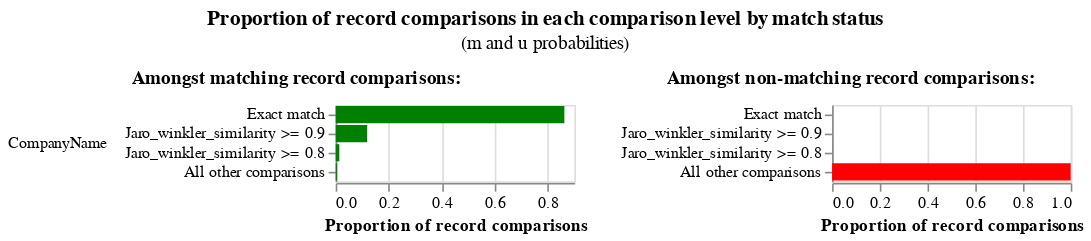

Notebook source saved alongside this figure:
### Code cell
linker.m_u_parameters_chart()

### Figure 1 — Vega-Lite specification as saved in the notebook (floating-point values rounded to 4 significant figures)
{"config": {"view": {"continuousWidth": 300, "continuousHeight": 300, "discreteHeight": 300, "discreteWidth": 400}, "header": {"title": null}, "title": {"anchor": "middle", "offset": 10}}, "hconcat": [{"mark": "bar", "encoding": {"color": {"value": "green"}, "row": {"field": "comparison_name", "header": {"labelAlign": "left", "labelAnchor": "middle", "labelAngle": 0}, "sort": {"field": "comparison_sort_order"}, "type": "nominal"}, "tooltip": [{"field": "m_probability_description", "title": "m probability description", "type": "nominal"}, {"field": "comparison_name", "title": "Comparison column name", "type": "nominal"}, {"field": "label_for_charts", "title": "Label", "type": "ordinal"}, {"field": "sql_condition", "title": "SQL condition", "type": "nominal"}, {"field": "m_probability", "format": ".4p", "title": "m probability", "type": "quantitative"}, {"field": "u_probability", "format": ".4p", "title": "u probability", "type": "quantitative"}, {"field": "bayes_factor", "format": ",.4f", "title": "Bayes factor = m/u", "type": "quantitative"}, {"field": "log2_bayes_factor", "format": ",.4f", "title": "Match weight = log2(m/u)", "type": "quantitative"}], "x": {"axis": {"title": "Proportion of record comparisons"}, "field": "m_probability", "type": "quantitative"}, "y": {"axis": {"title": null}, "field": "label_for_charts", "sort": {"field": "comparison_vector_value", "order": "descending"}, "type": "nominal"}}, "height": {"step": 12}, "resolve": {"scale": {"y": "independent"}}, "title": {"text": "Amongst matching record comparisons:", "fontSize": 12, "fontWeight": "bold"}, "transform": [{"filter": "(datum.bayes_factor != 'no-op filter due to vega lite issue 4680')"}], "width": 150}, {"mark": "bar", "encoding": {"color": {"value": "red"}, "row": {"field": "comparison_name", "header": {"labels": false}, "sort": {"field": "comparison_sort_order"}, "type": "nominal"}, "tooltip": [{"field": "u_probability_description", "title": "u probability description", "type": "nominal"}, {"field": "comparison_name", "title": "Comparison column name", "type": "nominal"}, {"field": "label_for_charts", "title": "Label", "type": "ordinal"}, {"field": "sql_condition", "title": "SQL condition", "type": "nominal"}, {"field": "m_probability", "format": ".4p", "title": "m probability", "type": "quantitative"}, {"field": "u_probability", "format": ".4p", "title": "u probability", "type": "quantitative"}, {"field": "bayes_factor", "format": ",.4f", "title": "Bayes factor = m/u", "type": "quantitative"}, {"field": "log2_bayes_factor", "format": ",.4f", "title": "Match weight = log2(m/u)", "type": "quantitative"}], "x": {"axis": {"title": "Proportion of record comparisons"}, "field": "u_probability", "type": "quantitative"}, "y": {"axis": {"title": null}, "field": "label_for_charts", "sort": {"field": "comparison_vector_value", "order": "descending"}, "type": "nominal"}}, "height": {"step": 12}, "resolve": {"scale": {"y": "independent"}}, "title": {"text": "Amongst non-matching record comparisons:", "fontSize": 12, "fontWeight": "bold"}, "transform": [{"filter": "(datum.bayes_factor != 'no-op filter2 due to vega lite issue 4680')"}], "width": 150}], "data": {"name": "data-ee6dd25c53eb25dff3b8a2f8f85a5f51"}, "title": {"text": "Proportion of record comparisons in each comparison level by match status", "subtitle": "(m and u probabilities)"}, "$schema": "https://vega.github.io/schema/vega-lite/v5.9.3.json", "datasets": {"data-ee6dd25c53eb25dff3b8a2f8f85a5f51": [{"comparison_name": "CompanyName", "sql_condition": "\"CompanyName_l\" = \"CompanyName_r\"", "label_for_charts": "Exact match", "m_probability": 0.8624, "u_probability": 2.431e-07, "m_probability_description": "Amongst matching record comparisons, 86.24% of records are in the exact match comparison level", "u_probability_description": "Amongst non-matching record comparisons, 0.00% of records are in the exact match comparison level", "has_tf_adjustments": false, "tf_adjustment_column": null, "tf_adjustment_weight": 1.0, "is_null_level": false, "bayes_factor": 3547000.0, "log2_bayes_factor": 21.76, "comparison_vector_value": 3, "max_comparison_vector_value": 3, "bayes_factor_description": "If comparison level is `exact match` then comparison is 3,547,142.01 times more likely to be a match", "probability_two_random_records_match": 0.0001, "comparison_sort_order": 0}, {"comparison_name": "CompanyName", "sql_condition": "jaro_winkler_similarity(\"CompanyName_l\", \"CompanyName_r\") >= 0.9", "label_for_charts": "Jaro_winkler_similarity >= 0.9", "m_probability": 0.1188, "u_probability": 8.266e-06, "m_probability_description": "Amongst matching record comparisons, 11.88% of records are in the jaro_winkler_similarity >= 0.9 comparison level", "u_probability_description": "Amongst non-matching record comparisons, 0.00% of records are in the jaro_winkler_similarity >= 0.9 comparison level", "has_tf_adjustments": false, "tf_adjustment_column": null, "tf_adjustment_weight": 1.0, "is_null_level": false, "bayes_factor": 14370.0, "log2_bayes_factor": 13.81, "comparison_vector_value": 2, "max_comparison_vector_value": 3, "bayes_factor_description": "If comparison level is `jaro_winkler_similarity >= 0.9` then comparison is 14,368.21 times more likely to be a match", "probability_two_random_records_match": 0.0001, "comparison_sort_order": 0}, {"comparison_name": "CompanyName", "sql_condition": "jaro_winkler_similarity(\"CompanyName_l\", \"CompanyName_r\") >= 0.8", "label_for_charts": "Jaro_winkler_similarity >= 0.8", "m_probability": 0.01366, "u_probability": 0.0002402, "m_probability_description": "Amongst matching record comparisons, 1.37% of records are in the jaro_winkler_similarity >= 0.8 comparison level", "u_probability_description": "Amongst non-matching record comparisons, 0.02% of records are in the jaro_winkler_similarity >= 0.8 comparison level", "has_tf_adjustments": false, "tf_adjustment_column": null, "tf_adjustment_weight": 1.0, "is_null_level": false, "bayes_factor": 56.89, "log2_bayes_factor": 5.83, "comparison_vector_value": 1, "max_comparison_vector_value": 3, "bayes_factor_description": "If comparison level is `jaro_winkler_similarity >= 0.8` then comparison is 56.89 times more likely to be a match", "probability_two_random_records_match": 0.0001, "comparison_sort_order": 0}, {"comparison_name": "CompanyName", "sql_condition": "ELSE", "label_for_charts": "All other comparisons", "m_probability": 0.00518, "u_probability": 0.9998, "m_probability_description": "Amongst matching record comparisons, 0.52% of records are in the all other comparisons comparison level", "u_probability_description": "Amongst non-matching record comparisons, 99.98% of records are in the all other comparisons comparison level", "has_tf_adjustments": false, "tf_adjustment_column": null, "tf_adjustment_weight": 1.0, "is_null_level": false, "bayes_factor": 0.005181, "log2_bayes_factor": -7.593, "comparison_vector_value": 0, "max_comparison_vector_value": 3, "bayes_factor_description": "If comparison level is `all other comparisons` then comparison is  193.01 times less likely to be a match", "probability_two_random_records_match": 0.0001, "comparison_sort_order": 0}]}}
